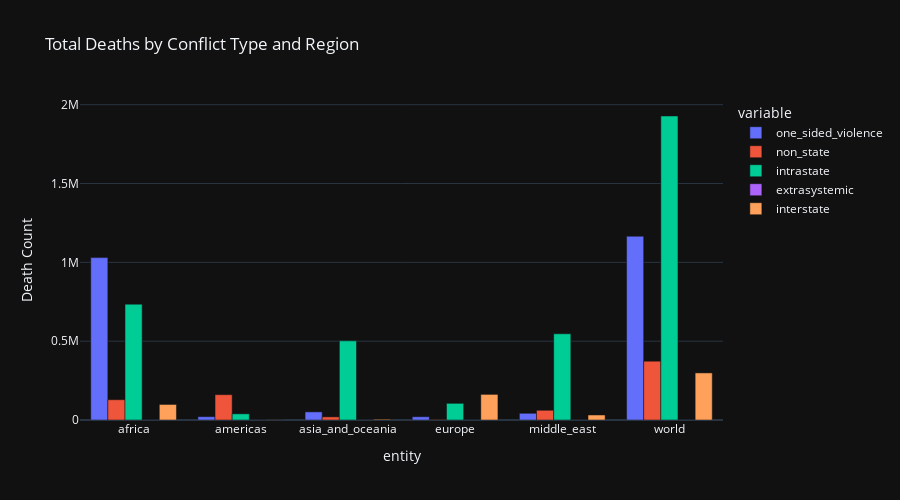

Here is the notebook cell this chart was saved with:
### Code cell
regional_deaths = conflict_data.groupby("entity")[death_columns].sum().reset_index()

# Create an interactive bar plot using Plotly
fig = px.bar(regional_deaths, 
             x="entity", 
             y=death_columns, 
             title="Total Deaths by Conflict Type and Region",
             labels={"value": "Death Count", "Entity": "Region"},
             barmode="group")
fig.show()

### Figure 1 — Plotly figure (JSON) as saved in the notebook; plotly's stock layout.template omitted (floating-point values rounded to 4 significant figures)
{"data": [{"alignmentgroup": "True", "hovertemplate": "variable=one_sided_violence<br>entity=%{x}<br>Death Count=%{y}<extra></extra>", "legendgroup": "one_sided_violence", "marker": {"color": "#636efa", "pattern": {"shape": ""}}, "name": "one_sided_violence", "offsetgroup": "one_sided_violence", "orientation": "v", "showlegend": true, "textposition": "auto", "type": "bar", "x": ["africa", "americas", "asia_and_oceania", "europe", "middle_east", "world"], "xaxis": "x", "y": [1029996, 21090, 51461, 20703, 42576, 1165826], "yaxis": "y"}, {"alignmentgroup": "True", "hovertemplate": "variable=non_state<br>entity=%{x}<br>Death Count=%{y}<extra></extra>", "legendgroup": "non_state", "marker": {"color": "#EF553B", "pattern": {"shape": ""}}, "name": "non_state", "offsetgroup": "non_state", "orientation": "v", "showlegend": true, "textposition": "auto", "type": "bar", "x": ["africa", "americas", "asia_and_oceania", "europe", "middle_east", "world"], "xaxis": "x", "y": [128628, 160648, 19709, 2711, 61643, 373339], "yaxis": "y"}, {"alignmentgroup": "True", "hovertemplate": "variable=intrastate<br>entity=%{x}<br>Death Count=%{y}<extra></extra>", "legendgroup": "intrastate", "marker": {"color": "#00cc96", "pattern": {"shape": ""}}, "name": "intrastate", "offsetgroup": "intrastate", "orientation": "v", "showlegend": true, "textposition": "auto", "type": "bar", "x": ["africa", "americas", "asia_and_oceania", "europe", "middle_east", "world"], "xaxis": "x", "y": [734661, 39083, 502144, 105691, 546721, 1928300], "yaxis": "y"}, {"alignmentgroup": "True", "hovertemplate": "variable=extrasystemic<br>entity=%{x}<br>Death Count=%{y}<extra></extra>", "legendgroup": "extrasystemic", "marker": {"color": "#ab63fa", "pattern": {"shape": ""}}, "name": "extrasystemic", "offsetgroup": "extrasystemic", "orientation": "v", "showlegend": true, "textposition": "auto", "type": "bar", "x": ["africa", "americas", "asia_and_oceania", "europe", "middle_east", "world"], "xaxis": "x", "y": [0, 0, 0, 0, 0, 0], "yaxis": "y"}, {"alignmentgroup": "True", "hovertemplate": "variable=interstate<br>entity=%{x}<br>Death Count=%{y}<extra></extra>", "legendgroup": "interstate", "marker": {"color": "#FFA15A", "pattern": {"shape": ""}}, "name": "interstate", "offsetgroup": "interstate", "orientation": "v", "showlegend": true, "textposition": "auto", "type": "bar", "x": ["africa", "americas", "asia_and_oceania", "europe", "middle_east", "world"], "xaxis": "x", "y": [98675, 942, 4691, 162429, 31865, 298602], "yaxis": "y"}], "layout": {"barmode": "group", "height": 500, "legend": {"title": {"text": "variable"}, "tracegroupgap": 0}, "title": {"text": "Total Deaths by Conflict Type and Region"}, "width": 900, "xaxis": {"anchor": "y", "domain": [0, 1], "title": {"text": "entity"}}, "yaxis": {"anchor": "x", "domain": [0, 1], "title": {"text": "Death Count"}}}}
